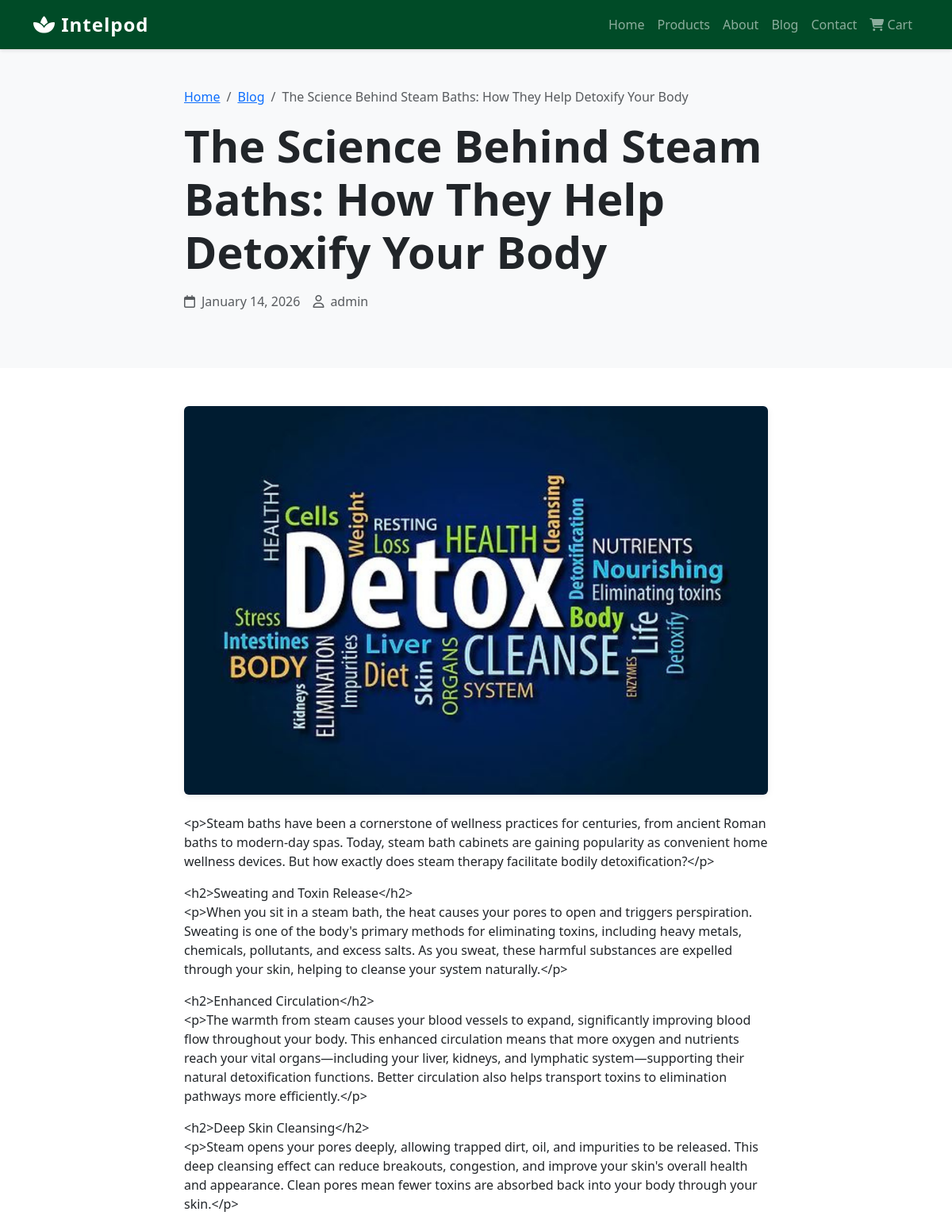
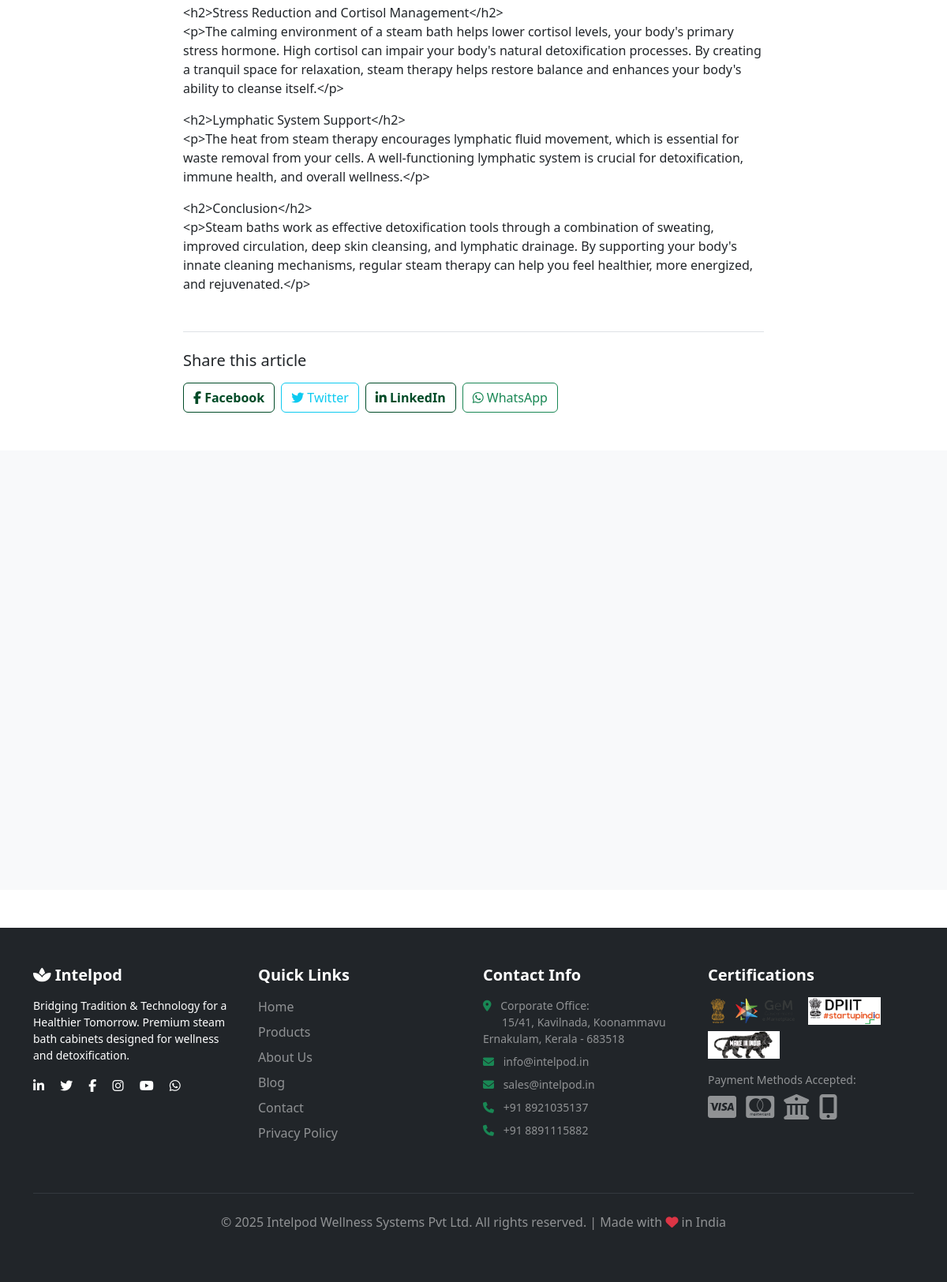
/blog/the-science-behind-steam-baths-how-they-help-detoxify-your-body/, run on the app's committed database (2 pictures, top to bottom).
### products/models.py (models this page shows, shortened)
class BlogPost(models.Model):
    title = models.CharField(max_length=200)
    slug = models.SlugField(max_length=200, unique=True)
    featured_image = models.ImageField(upload_to='blog/', null=True, blank=True)
    excerpt = models.TextField(max_length=300, help_text="Short description for blog listing")
    content = models.TextField()
    author = models.ForeignKey(User, on_delete=models.SET_NULL, null=True, related_name='blog_posts')
    published_date = models.DateTimeField(auto_now_add=True)
    updated_at = models.DateTimeField(auto_now=True)
    published = models.BooleanField(default=True)
    meta_title = models.CharField(max_length=200, blank=True)
    meta_description = models.TextField(blank=True)
    class Meta:
        ordering = ['-published_date']

### products/views.py (the view)
# urls.py: path('blog/<slug:slug>/', views.blog_detail, name='blog_detail'),
def blog_detail(request, slug):
    from .models import BlogPost
    blog_post = get_object_or_404(BlogPost, slug=slug, published=True)
    related_posts = BlogPost.objects.filter(published=True).exclude(id=blog_post.id)[:3]
    context = {
        'blog_post': blog_post,
        'related_posts': related_posts,
    }
    return render(request, 'products/blog_detail.html', context)

### products/cart.py (called while the page is built)
    def __len__(self):
        return sum(item['quantity'] for item in self.cart.values())

### products/context_processors.py (called while the page is built)
def cart_context(request):
    return {'cart': Cart(request)}

### templates/products/blog_detail.html (shortened to what this page needs)
{% extends 'base.html' %}
{% load static %}
{% block content %}
<section class="py-5 bg-light">
    <div class="container">
        <div class="row">
            <div class="col-lg-8 mx-auto">
                <nav aria-label="breadcrumb">
                    <ol class="breadcrumb">
                        <li class="breadcrumb-item"><a href="{% url 'home' %}">Home</a></li>
                        <li class="breadcrumb-item"><a href="{% url 'blog_list' %}">Blog</a></li>
                        <li class="breadcrumb-item active">{{ blog_post.title }}</li>
                    </ol>
                </nav>
                <h1 class="display-4 fw-bold mb-3">{{ blog_post.title }}</h1>
                <div class="d-flex gap-3 text-muted mb-4">
                    <span><i class="far fa-calendar me-2"></i>{{ blog_post.published_date|date:"F d, Y" }}</span>
                    {% if blog_post.author %}
                    <span><i class="far fa-user me-2"></i>{{ blog_post.author.get_full_name|default:blog_post.author.username }}</span>
                    {% endif %}
                </div>
            </div>
        </div>
    </div>
</section>
<section class="py-5">
    <div class="container">
        <div class="row">
            <div class="col-lg-8 mx-auto">
                {% if blog_post.featured_image %}
                <img src="{{ blog_post.featured_image.url }}" class="img-fluid rounded shadow-sm mb-4" alt="{{ blog_post.title }}">
                {% endif %}
                <div class="blog-content">
                    {{ blog_post.content|linebreaks }}
                </div>
                <div class="mt-5 pt-4 border-top">
                    <h5 class="mb-3">Share this article</h5>
                    <div class="d-flex gap-2">
                        <a href="https://www.facebook.com/sharer/sharer.php?u={{ request.build_absolute_uri }}" target="_blank" class="btn btn-outline-primary">
                            <i class="fab fa-facebook-f"></i> Facebook
                        </a>
                        <a href="https://twitter.com/intent/tweet?url={{ request.build_absolute_uri }}&text={{ blog_post.title }}" target="_blank" class="btn btn-outline-info">
                            <i class="fab fa-twitter"></i> Twitter
                        </a>
                        <a href="https://www.linkedin.com/shareArticle?mini=true&url={{ request.build_absolute_uri }}&title={{ blog_post.title }}" target="_blank" class="btn btn-outline-primary">
                            <i class="fab fa-linkedin-in"></i> LinkedIn
                        </a>
                        <a href="https://wa.me/?text={{ blog_post.title }} {{ request.build_absolute_uri }}" target="_blank" class="btn btn-outline-success">
                            <i class="fab fa-whatsapp"></i> WhatsApp
                        </a>
                    </div>
                </div>
            </div>
        </div>
    </div>
</section>
{% if related_posts %}
<section class="py-5 bg-light">
    <div class="container">
        <div class="row g-4">
            {% for post in related_posts %}
            <div class="col-md-4">
            </div>
            {% endfor %}
        </div>
    </div>
</section>
{% endif %}
{% endblock %}

### static/css/style.css (style rules this page uses)
:root { --primary-color: #004b27; --primary-dark: #003319; --primary-light: #006633; --secondary-color: #28a745; --text-dark: #212529; --text-muted: #6c757d; --bg-light: #f8f9fa; }
body { font-family: 'Segoe UI', Tahoma, Geneva, Verdana, sans-serif; color: var(--text-dark); }
.btn-outline-primary { color: var(--primary-color); border-color: var(--primary-color); font-weight: 600; }
.shadow-sm { box-shadow: 0 0.125rem 0.5rem rgba(0,0,0,0.075) !important; }

### data on the page
BlogPost: title "The Science Behind Steam Baths: How They Help Detoxify Your Body", published_date "January 14, 2026", author.get_full_name "admin", featured_image (picture), content "<p>Steam baths have been a cornerstone of wellness practices for centuries, from ancient Roman baths to modern-day spas. Today, steam bath cabinets are gaining popularity as convenient home wellness devices. But how exactly does steam therapy facilitate bodily detoxification?</p> <h2>Sweating and Toxin Release</h2> <p>When you sit in a steam bath, the heat causes your pores to open and triggers perspiration. Sweating is one of the body's primary methods for eliminating toxins, including heavy metals, chemicals, pollutants, and excess salts. As you sweat, these harmful substances are expelled through your skin, helping to cleanse your system naturally.</p> <h2>Enhanced Circulation</h2>…"
